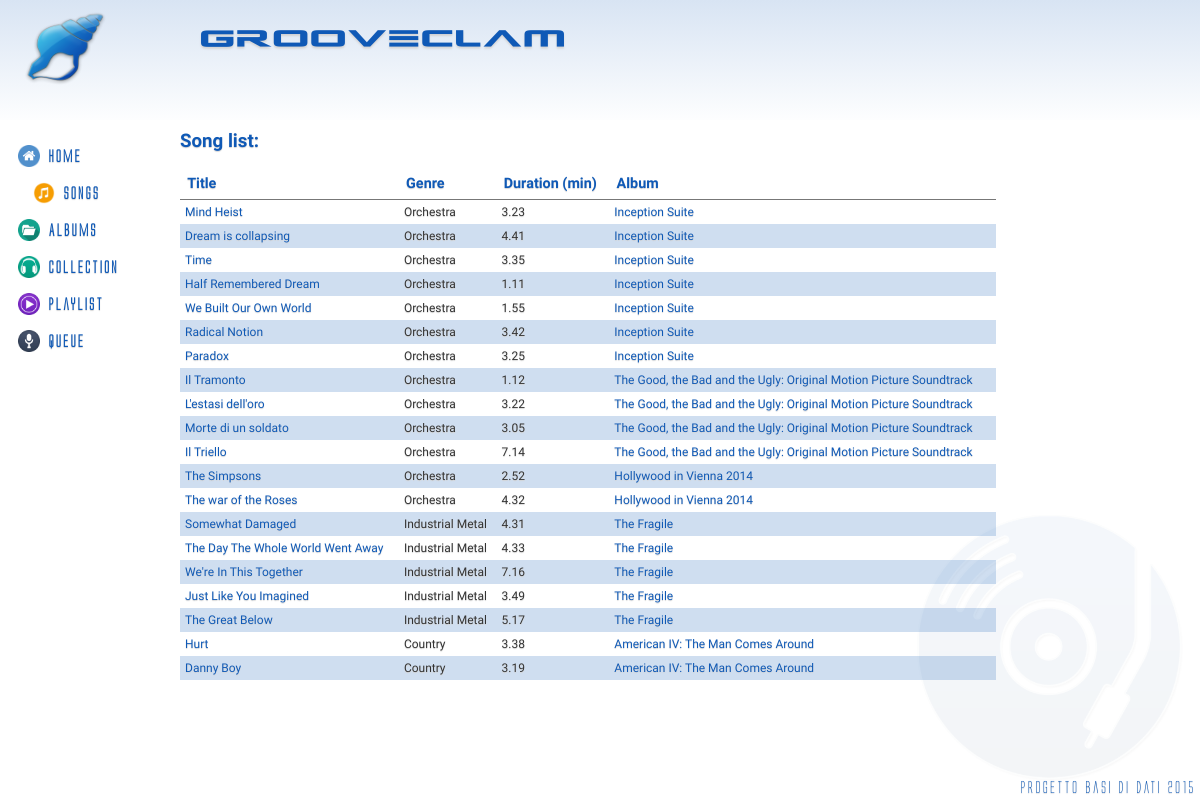
Page /?controller=songs&action=index on the committed database.
### tables this page shows
CREATE TABLE IF NOT EXISTS `Song` (
	`IdSong` INT(11) NOT NULL AUTO_INCREMENT,
	`IdAlbum` INT(11) NOT NULL,
	`Title` VARCHAR(140) NOT NULL,
	`Genre` VARCHAR(40) NOT NULL,
	`Duration` FLOAT,
	`IdImage` INT(11) NOT NULL,
	PRIMARY KEY(`IdSong`),
	FOREIGN KEY(`IdAlbum`) REFERENCES Album(`IdAlbum`) ON DELETE CASCADE ON UPDATE CASCADE,
	FOREIGN KEY(`IdImage`) REFERENCES Cover(`IdImage`) ON DELETE CASCADE ON UPDATE CASCADE
);

CREATE TABLE IF NOT EXISTS `Album` (
	`IdAlbum` INT(11) NOT NULL AUTO_INCREMENT,
	`Title` VARCHAR(140) NOT NULL,
	`Author` VARCHAR(140) NOT NULL,
	`Info` VARCHAR(300) DEFAULT NULL,
	`Year` DATE NOT NULL,
	`Live` BOOLEAN NOT NULL,
	`Location` VARCHAR(40) DEFAULT NULL,
	PRIMARY KEY(`IdAlbum`)
);

### controllers/songs_controller.php (called while the page is built, shortened)
<?php
class SongsController {
	public function index() {
		$songs = Song::all();
		require_once('views/songs/index.php');
	}
}
?>

### index.php (called while the page is built, shortened)
<?php
require_once('views/layout.php');
?>

### models/song.php (called while the page is built, shortened)
<?php
class Song {
	private $id;
	private $title;
	private $genre;
	private $duration;
	private $idalbum;
	private $album;
	public function __construct($id, $title, $genre, $duration, $author, $idalbum, $album) {
		$this->id = $id;
		$this->title = $title;
		$this->genre = $genre;
		$this->duration = $duration;
		$this->idalbum = $idalbum;
		$this->album = $album;
	}
	public function id() {
		return $this->id;
	}
	public function title() {
		return $this->title;
	}
	public function genre() {
		return $this->genre;
	}
	public function duration() {
		return $this->duration;
	}
	public function idalbum() {
		return $this->idalbum;
	}
	public function	album() {
		return $this->album;
	}
	public static function all() {
		$list = array();
		$db = Db::getInstance();
		$req = $db->query('SELECT s.*, a.Author, a.Title as AlbumTitle FROM Song s INNER JOIN Album a ON(s.IdAlbum = a.IdAlbum)');
		foreach($req->fetchAll() as $song) {
			$list[] = new Song($song['IdSong'], $song['Title'], $song['Genre'], $song['Duration'], $song['Author'], $song['IdAlbum'], $song['AlbumTitle']);
		}
		return $list;
	}
}
?>

### views/songs/index.php (the view, shortened to what this page needs)
<h3>Song list:</h3>
<table class="table">
<thead>
	<tr>
		<th>Title</th>
		<th>Genre</th>
		<th>Duration (min)</th>
		<th>Album</th>
	</tr>
</thead>
<tbody>
<?php foreach($songs as $song) { ?>
	<tr>
		<td><a href='?controller=songs&action=show&id=<?php echo $song->id(); ?>'><?php echo $song->title(); ?></a></td>
		<td><?php echo $song->genre(); ?></td>
		<td><?php echo $song->duration(); ?></td>
		<td><a href='?controller=albums&action=show&id=<?php echo $song->idalbum(); ?>'><?php echo $song->album(); ?></a></td>
	</tr>
<?php } ?>
</tbody>
</table>

### css/style.css (style rules this page uses)
* { margin: 0; }
html, body { font-family: Grumpy; height: 100%; }
body { background: #ffffff url('../img/cd_music_w.png') no-repeat bottom right; background-size: 25%; color: #333; text-shadow: 0px 1px 1px #d4d4d4; }
a { text-decoration: none; color: rgb(15, 89, 182); }
h1, h2, h3, h4, h5 { color: rgb(15, 89, 182); }
.content h3 { width:80%; }
.table { width:80%; border-collapse: collapse; margin-top: 1em; }
.table th { border-bottom: 1px solid #777; text-align: left; padding: .5em; font-size: .9em; color: rgb(15, 89, 182); }
.table td { padding: 5px; font-size: .75em; }
.table tr:nth-child(2n+2) { background-color: rgba(15, 89, 182, .2); }

### rows in the picture
song: Title "Mind Heist", Genre "Orchestra", Duration "3.23", IdAlbum.Title "Inception Suite"
song: Title "Dream is collapsing", Genre "Orchestra", Duration "4.41", IdAlbum.Title "Inception Suite"
song: Title "Time", Genre "Orchestra", Duration "3.35", IdAlbum.Title "Inception Suite"
song: Title "Half Remembered Dream", Genre "Orchestra", Duration "1.11", IdAlbum.Title "Inception Suite"
song: Title "We Built Our Own World", Genre "Orchestra", Duration "1.55", IdAlbum.Title "Inception Suite"
song: Title "Radical Notion", Genre "Orchestra", Duration "3.42", IdAlbum.Title "Inception Suite"
song: Title "Paradox", Genre "Orchestra", Duration "3.25", IdAlbum.Title "Inception Suite"
song: Title "Il Tramonto", Genre "Orchestra", Duration "1.12", IdAlbum.Title "The Good, the Bad and the Ugly: Original Motion Picture Soundtrack"
song: Title "L'estasi dell'oro", Genre "Orchestra", Duration "3.22", IdAlbum.Title "The Good, the Bad and the Ugly: Original Motion Picture Soundtrack"
song: Title "Morte di un soldato", Genre "Orchestra", Duration "3.05", IdAlbum.Title "The Good, the Bad and the Ugly: Original Motion Picture Soundtrack"
song: Title "Il Triello", Genre "Orchestra", Duration "7.14", IdAlbum.Title "The Good, the Bad and the Ugly: Original Motion Picture Soundtrack"
song: Title "The Simpsons", Genre "Orchestra", Duration "2.52", IdAlbum.Title "Hollywood in Vienna 2014"
song: Title "The war of the Roses", Genre "Orchestra", Duration "4.32", IdAlbum.Title "Hollywood in Vienna 2014"
song: Title "Somewhat Damaged", Genre "Industrial Metal", Duration "4.31", IdAlbum.Title "The Fragile"
song: Title "The Day The Whole World Went Away", Genre "Industrial Metal", Duration "4.33", IdAlbum.Title "The Fragile"
song: Title "We're In This Together", Genre "Industrial Metal", Duration "7.16", IdAlbum.Title "The Fragile"
song: Title "Just Like You Imagined", Genre "Industrial Metal", Duration "3.49", IdAlbum.Title "The Fragile"
song: Title "The Great Below", Genre "Industrial Metal", Duration "5.17", IdAlbum.Title "The Fragile"
song: Title "Hurt", Genre "Country", Duration "3.38", IdAlbum.Title "American IV: The Man Comes Around"
song: Title "Danny Boy", Genre "Country", Duration "3.19", IdAlbum.Title "American IV: The Man Comes Around"
